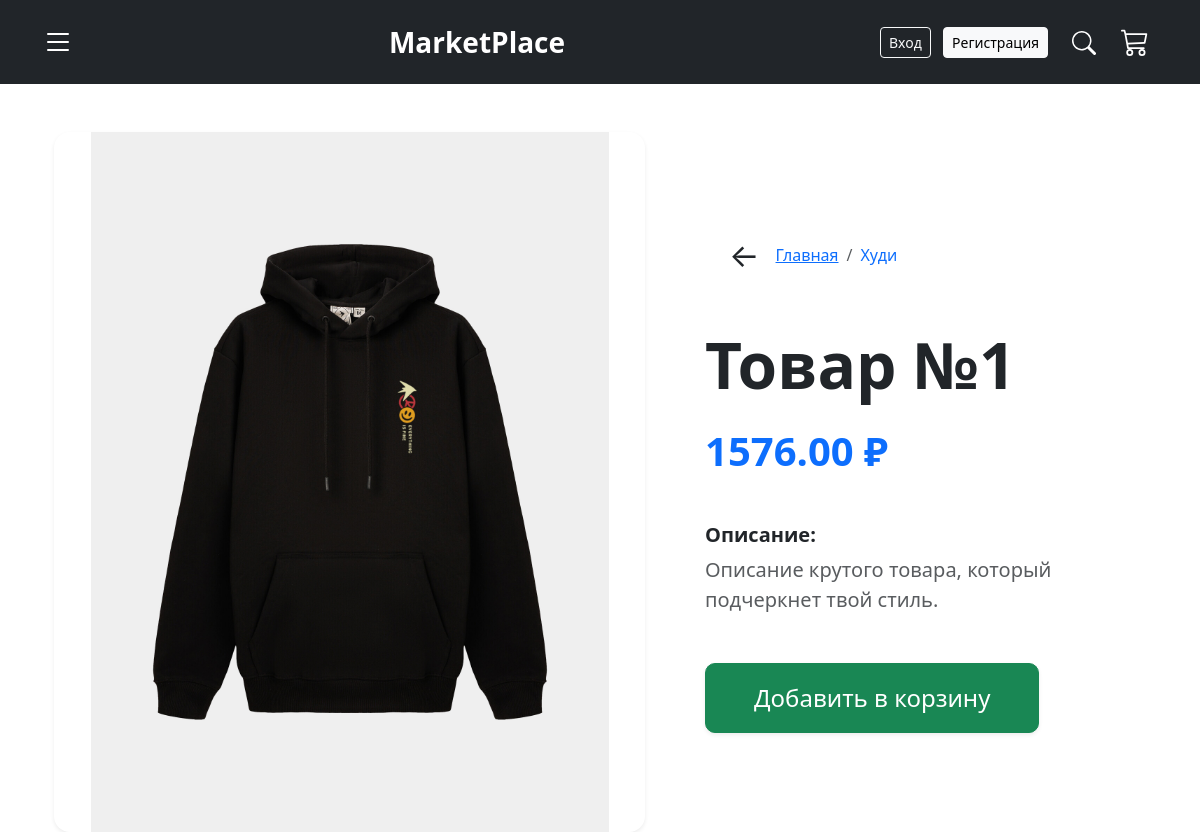
The page /product/46/ on the database its author committed.
### store/models.py (models this page shows, shortened)
class Product(models.Model):
    title = models.CharField(max_length=200)
    description = models.TextField()
    price = models.DecimalField(max_digits=10, decimal_places=2)
    category = models.ForeignKey(Category, on_delete=models.CASCADE)
    image = models.ImageField(upload_to='products/', null=True, blank=True)
    seller = models.ForeignKey(
        User,
        on_delete=models.SET_NULL,
        null=True,
        blank=True,
        verbose_name="Продавец"
    )

class Category(models.Model):
    name = models.CharField(max_length=100)
    slug = models.SlugField(unique=True)

### store/views.py (the view)
# urls.py: path('product/<int:pk>/', product_detail, name='product_detail'),
def product_detail(request, pk):
    product = get_object_or_404(Product, pk=pk)
    cart_item_quantity = 0
    if request.user.is_authenticated:
        order, created = Order.objects.get_or_create(customer=request.user, complete=False)
        item = OrderItem.objects.filter(order=order, product=product).first()
        if item:
            cart_item_quantity = item.quantity
    context = {
        'product': product,
        'cart_item_quantity': cart_item_quantity,
    }
    return render(request, 'product_detail.html', context)

### store/context_processors.py (called while the page is built)
def cart_status(request):
    categories = Category.objects.all() # Получаем все категории
    if request.user.is_authenticated:
        order, created = Order.objects.get_or_create(customer=request.user, complete=False)
        cart_total = order.get_cart_items
    else:
        cart_total = 0
    return {
        'cart_total': cart_total,
        'all_categories': categories # Теперь категории доступны везде
    }

### templates/product_detail.html
{% extends 'base.html' %}
{% block content %}
<div class="container mt-5">
    <div class="row align-items-center">
        <div class="col-md-7 pe-5">
            {% if product.image %}
                <img src="{{ product.image.url }}" class="img-fluid rounded-4 shadow-sm" alt="{{ product.title }}" style="width: 100%; height: auto; max-height: 700px; object-fit: contain;">
            {% else %}
                <img src="https://via.placeholder.com/600x600" class="img-fluid rounded" alt="Нет фото">
            {% endif %}
        </div>
        <div class="col-md-5">
            <div class="mb-5 d-flex align-items-center">
                <a href="{% url 'index' %}" class="text-muted text-decoration-none me-4 fw-bold fs-3">
                    <a href="{% url 'index' %}" class="text-dark text-decoration-none me-3 fs-2 transition-hover" title="Назад к покупкам">
                        ←
                    </a>
                <nav aria-label="breadcrumb">
                  <ol class="breadcrumb m-0">
                    <li class="breadcrumb-item"><a href="{% url 'index' %}">Главная</a></li>
                    <li class="breadcrumb-item active">
                        <a href="{% url 'products_by_category' product.category.slug %}" class="text-decoration-none text-primary">
                            {{ product.category.name }}
                        </a>
                    </li>
                  </ol>
                </nav>
            </div>
            <h1 class="display-3 fw-bolder mb-3">{{ product.title }}</h1>
            <p class="h1 text-primary fw-bold my-4">{{ product.price }} ₽</p>
            <div class="my-5 fs-5">
                <h5 class="fw-bold">Описание:</h5>
                <p class="text-muted">{{ product.description }}</p>
            </div>
            <div class="d-flex align-items-center gap-3">
                {% if cart_item_quantity > 0 %}
                    <div class="input-group border border-2 rounded-pill shadow-sm" style="width: auto; overflow: hidden;">
                        <a href="{% url 'update_cart_item' pk=product.pk action='remove' %}" class="btn btn-outline-dark border-0 fs-3 px-4 py-2" style="border-radius: 0;">
                            -
                        </a>
                        <span class="d-flex align-items-center justify-content-center bg-white fs-4 fw-bold px-4" style="min-width: 60px;">
                            {{ cart_item_quantity }}
                        </span>
                        <a href="{% url 'update_cart_item' pk=product.pk action='add' %}" class="btn btn-outline-dark border-0 fs-3 px-4 py-2" style="border-radius: 0;">
                            +
                        </a>
                    </div>
                {% else %}
                    <a href="{% url 'update_cart_item' pk=product.pk action='add' %}" class="btn btn-success btn-lg px-5 py-3 fs-4 shadow-sm" style="border-radius: 10px;">
                        Добавить в корзину
                    </a>
                {% endif %}
            </div>
        </div>
    </div>
</div>
{% endblock %}

### rows shown on the page
Product: image (picture), category.name "Худи", title "Товар №1", price "1576.00", description "Описание крутого товара, который подчеркнет твой стиль."
